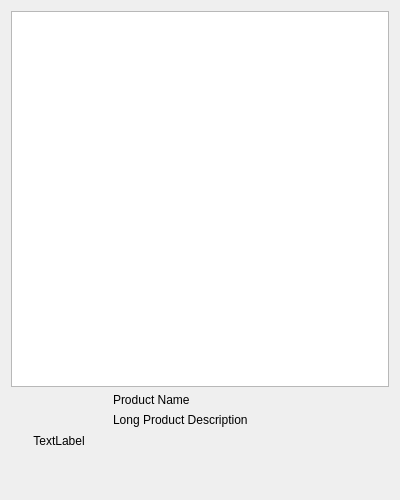
<?xml version="1.0" encoding="UTF-8"?>
<ui version="4.0">
 <author>
SPDX-FileCopyrightText: 2019 Adriaan de Groot &lt;groot@kde.org&gt;
SPDX-License-Identifier: GPL-3.0-or-later
 </author>
 <class>PackageChooserPage</class>
 <widget class="QWidget" name="PackageChooserPage">
  <property name="geometry">
   <rect>
    <x>0</x>
    <y>0</y>
    <width>400</width>
    <height>500</height>
   </rect>
  </property>
  <property name="sizePolicy">
   <sizepolicy hsizetype="MinimumExpanding" vsizetype="MinimumExpanding">
    <horstretch>0</horstretch>
    <verstretch>1</verstretch>
   </sizepolicy>
  </property>
  <property name="windowTitle">
   <string notr="true">Form</string>
  </property>
  <layout class="QVBoxLayout" name="verticalLayout_main" stretch="1,0">
   <item>
    <widget class="QListView" name="products">
     <property name="sizePolicy">
      <sizepolicy hsizetype="Expanding" vsizetype="Expanding">
       <horstretch>0</horstretch>
       <verstretch>1</verstretch>
      </sizepolicy>
     </property>
    </widget>
   </item>
   <item>
    <layout class="QHBoxLayout" name="detailsLayout" stretch="0,1">
     <item>
      <widget class="FixedAspectRatioLabel" name="productScreenshot">
       <property name="minimumSize">
        <size>
         <width>96</width>
         <height>96</height>
        </size>
       </property>
       <property name="maximumSize">
        <size>
         <width>128</width>
         <height>128</height>
        </size>
       </property>
       <property name="text">
        <string>TextLabel</string>
       </property>
       <property name="alignment">
        <set>Qt::AlignCenter</set>
       </property>
      </widget>
     </item>
     <item>
      <layout class="QVBoxLayout" name="verticalLayout" stretch="0,1">
       <item>
        <widget class="QLabel" name="productName">
         <property name="text">
          <string>Product Name</string>
         </property>
        </widget>
       </item>
       <item>
        <widget class="QLabel" name="productDescription">
         <property name="sizePolicy">
          <sizepolicy hsizetype="Preferred" vsizetype="MinimumExpanding">
           <horstretch>0</horstretch>
           <verstretch>0</verstretch>
          </sizepolicy>
         </property>
         <property name="text">
          <string>Long Product Description</string>
         </property>
         <property name="alignment">
          <set>Qt::AlignLeading|Qt::AlignLeft|Qt::AlignTop</set>
         </property>
         <property name="wordWrap">
          <bool>true</bool>
         </property>
         <property name="openExternalLinks">
          <bool>true</bool>
         </property>
        </widget>
       </item>
      </layout>
     </item>
    </layout>
   </item>
  </layout>
 </widget>
 <customwidgets>
  <customwidget>
   <class>FixedAspectRatioLabel</class>
   <extends>QLabel</extends>
   <header>widgets/FixedAspectRatioLabel.h</header>
  </customwidget>
 </customwidgets>
 <resources/>
 <connections/>
</ui>
